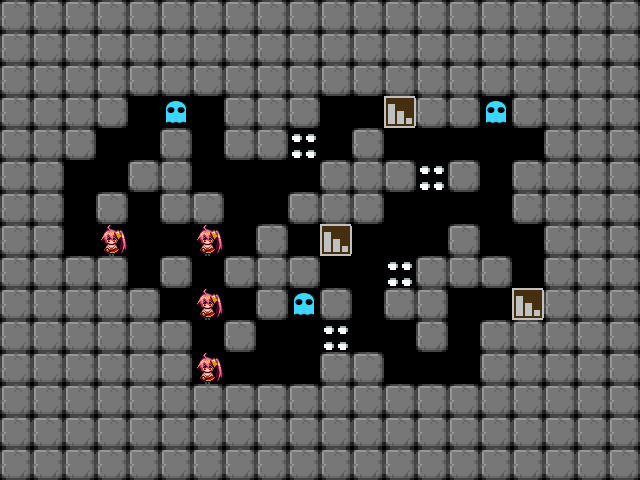

This game map was drawn from its Tiled (.tmx) file and the tilesets committed beside it. A one-line description and the full map source follow:
An orthogonal 20x15 tile map with 32x32 px tiles, 1 tile layer (タイル・レイヤー1).

<map version="1.0" orientation="orthogonal" renderorder="right-down" width="20" height="15" tilewidth="32" tileheight="32" nextobjectid="1">
 <tileset firstgid="1" name="tileset" tilewidth="32" tileheight="32">
  <image source="tileset.png" width="256" height="128" />
 </tileset>
 <layer name="タイル・レイヤー1" width="20" height="15">
  <data encoding="csv">
3,3,3,3,3,3,3,3,3,3,3,3,3,3,3,3,3,3,3,3,
3,3,3,3,3,3,3,3,3,3,3,3,3,3,3,3,3,3,3,3,
3,3,3,3,3,3,3,3,3,3,3,3,3,3,3,3,3,3,3,3,
3,3,3,3,0,9,0,3,3,3,0,0,2,3,3,9,3,3,3,3,
3,3,3,0,0,3,0,3,3,8,0,3,0,0,0,0,0,3,3,3,
3,3,0,0,3,3,0,0,0,0,3,3,3,8,3,0,3,3,3,3,
3,3,0,3,0,3,3,0,0,3,3,3,0,0,0,0,3,3,3,3,
3,3,0,1,0,0,1,0,3,0,2,0,0,0,3,0,0,3,3,3,
3,3,3,3,0,3,0,3,3,3,0,0,8,3,3,3,0,3,3,3,
3,3,3,3,3,0,1,0,3,9,3,0,3,3,0,0,2,3,3,3,
3,3,3,3,3,3,0,3,0,0,8,0,0,3,0,3,3,3,3,3,
3,3,3,3,3,3,1,0,0,0,3,3,0,0,0,3,3,3,3,3,
3,3,3,3,3,3,3,3,3,3,3,3,3,3,3,3,3,3,3,3,
3,3,3,3,3,3,3,3,3,3,3,3,3,3,3,3,3,3,3,3,
3,3,3,3,3,3,3,3,3,3,3,3,3,3,3,3,3,3,3,3
</data>
 </layer>
</map>
